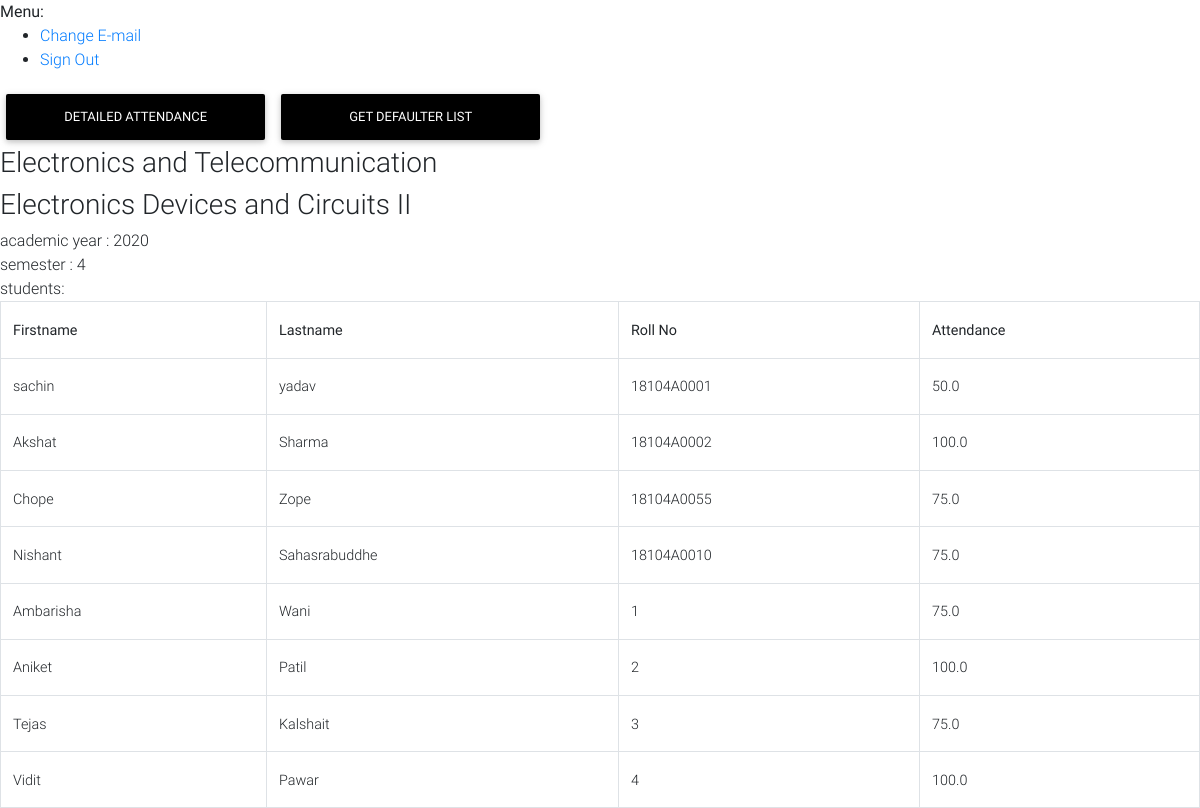
The app's page /class/1/1 (signed in), older data.
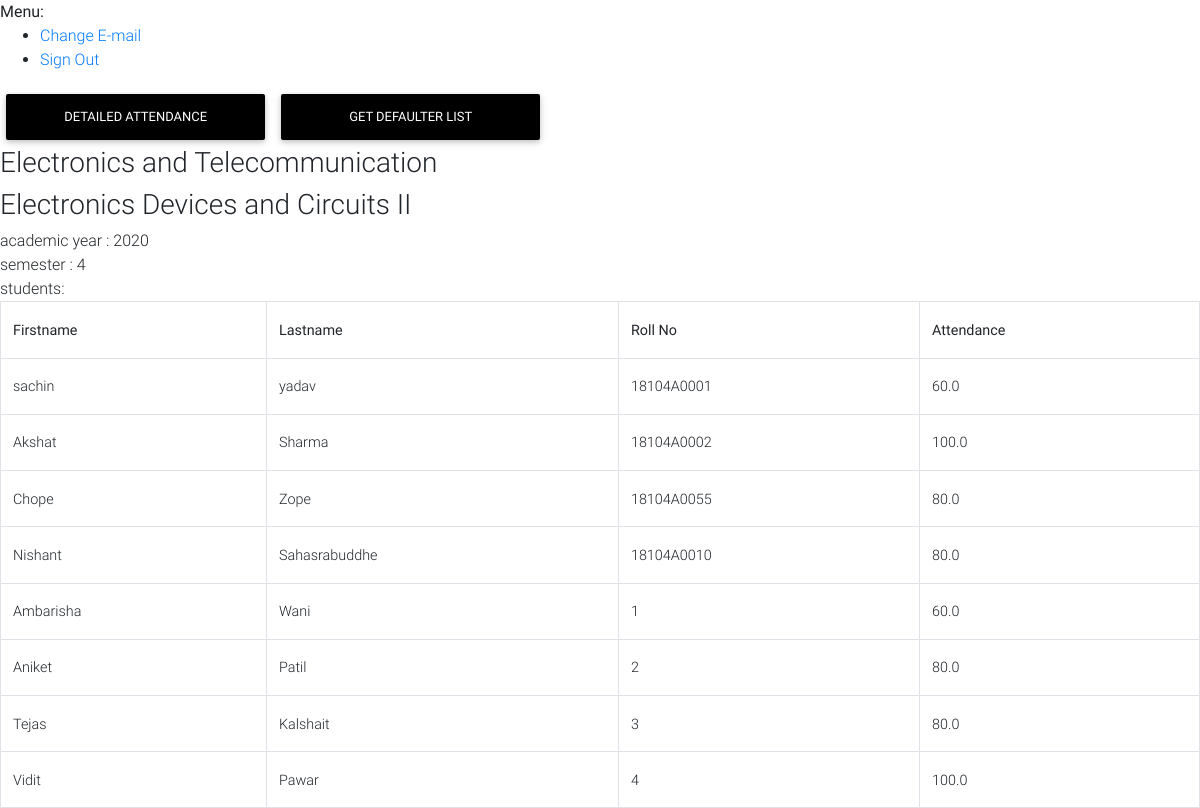
The same page, newer data.
### addentance/models.py (models this page shows, shortened)
class Attendance(models.Model):
    student  = models.ForeignKey('Student',on_delete=models.CASCADE,blank=True, null=True)
    subject = models.ForeignKey('Subject',on_delete=models.SET_NULL,blank=True, null=True)
    detailed_attendance = models.ManyToManyField('AttendanceTimestamp',blank=True)
    not_attended = models.IntegerField(default=0)
    total = models.IntegerField(default=0)
    def attendance(self):
        try:
            attendance = ( (self.total - self.not_attended) / self.total )* 100
        except :
            attendance=0
        return round(attendance,2)

### addentance/views.py (the view)
# urls.py: path('class/<pk>/<subject_pk>', views.ClassView.as_view(), name="class"),
class ClassView(LoginRequiredMixin,View):
    def get(self,request,pk,subject_pk,*args,**kwargs):
        class_ = Class.objects.get(pk= pk)
        print(class_)
        teacher = Teacher.objects.get(user= request.user)
        subject = Subject.objects.get(pk=subject_pk)
        if isTeacher(class_,teacher,subject):
            student_attendance = Student_Attendance.objects.filter(class_s = class_)
            context = {
                'subject_pk' : int(subject_pk),
                'subject':subject,
                'attendances':student_attendance,
                'class':class_
            }
            return render(request , "indiv_class.html", context )
        else:
            return redirect('home')

### addentance/models.py (called while the page is built)
    def __str__(self):
        return self.branch_name

    def __str__(self):
        return self.branch.branch_name

### addentance/views.py (called while the page is built)
def isTeacher(class_,teacher,subject):
        try:
            teacher_dets  = Teacher_Detail.objects.get(teacher=teacher, subject=subject)
        except:
            teacher_dets = None
        if teacher_dets is not None:
            for class__ in teacher_dets.classes.all():
                if class_==class__:
                        return True
        return False

### templates/indiv_class.html
{% extends 'base.html' %}
{% block content %}
            <a href={% url "detailed-attendance" class.pk subject_pk %} class="btn btn-black" style="width:20em">Detailed Attendance</a>
            <a href={% url "defaulter-list" class.pk subject_pk %} class="btn btn-black" style="width:20em">Get Defaulter List</a>
            <h3>{{class.branch}} {{class.divison}}</h3>
            <h3>{{subject.subject_name}}</h3>
            academic year : {{class.academic_year}}<br>
            semester : {{class.semester}}<br>
            students:
                <table class="table table-bordered">
                    <tr>
                        <th>Firstname</th>
                        <th>Lastname</th>
                        <th>Roll No</th>
                        <th>Attendance</th>
                    </tr>
            {% for attendance in attendances.all  %}
                    <tr>
                        <td>{{attendance.student.first_name}}</td>
                        <td>{{attendance.student.last_name}}</td>
                        <td>{{attendance.student.roll_no}} </td>
                        <td>
                        {% for sub in attendance.attendance.all %}
                            {% if  sub.subject.pk == subject_pk %}
                                {{sub.attendance}}<br>
                            {% endif %}
                        {% endfor %}
                        </td>
                        </tr>
            {% endfor %}
{% endblock content %}

Row changes from the older to the newer data that the page shows:
changed Attendance (number 1 of 8 on the later page): attendance "50.0" → "60.0"
changed Attendance (number 3 of 8 on the later page): attendance "75.0" → "80.0"
changed Attendance (number 4 of 8 on the later page): attendance "75.0" → "80.0"
changed Attendance (number 5 of 8 on the later page): attendance "75.0" → "60.0"
changed Attendance (number 6 of 8 on the later page): attendance "100.0" → "80.0"
changed Attendance (number 7 of 8 on the later page): attendance "75.0" → "80.0"
